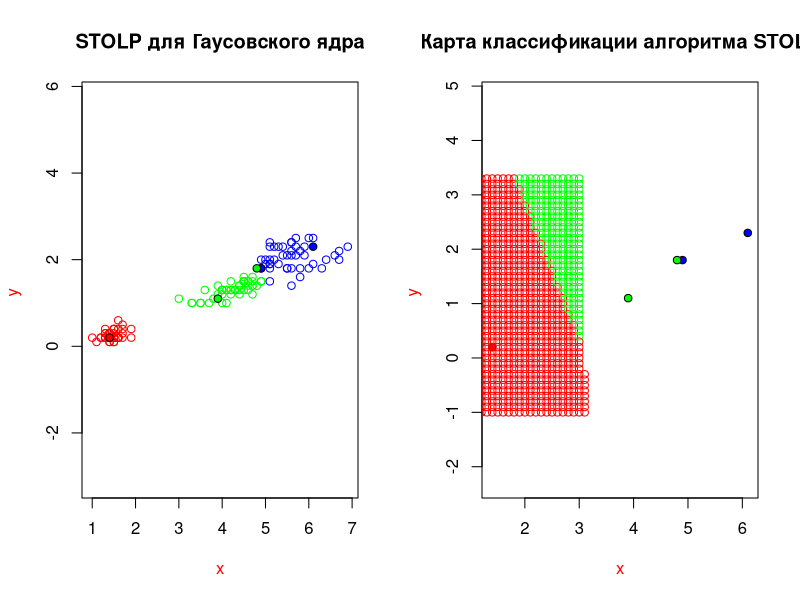

Here is the R script that generated this plot: (Note: a time limit stopped this script after it produced the figure.)
# your code goes here
euclideanDistance <- function(u, v)
{
	return (sqrt(sum((u - v)^2)))
}
gaus <- function(r){
	return (((2*pi)^(-1/2)) * exp(-1/2*r^2))
}

parzen <- function(xl,y,h,map)
{
	n <- dim(xl)[1]
	weights = rep(0,3)
	names(weights) = c("setosa", "versicolor", "virginica")
	for(i in 1:n)
	{
	    x <- xl[i,1:2]
	    class <- xl[i,3]
	    r <- euclideanDistance(x,y)/h
	    weights[class] <- gaus(r)+weights[class]
	}
	class <- names(which.max(weights))
	if(max(weights)==0){
    	if(map==TRUE)
    		return("silver") 
    	else
    		return(0)
	}
	else{
    	if(map==TRUE)
    		return(class) 
    	else
    		return(max(weights))
    
	}
}

margin <- function(xl,classes,z,class){

	class1 <- xl[which(classes==class), ]
	class2 <- xl[which(classes!=class), ]
	margin <- parzen(class1,z[1:2],1,FALSE) - parzen(class2,z[1:2],1,FALSE)
	
	return(margin)
  
}

stolp <- function(xl, classes,errors) {

	n <- length(classes)
	margins <- rep(0, n)
	for (i in 1:n){
		margins[i] <- margin(xl, classes, xl[i,], classes[i])
	}
	
	wrong <- which(margins < 0)
	pointsWE <- xl[-wrong,]
	classes <- classes[-wrong]
	n <- n - length(wrong)
	etalone <- data.frame()
	  
	for (class in unique(classes)) {
		print(class)
		ind <- which(class == classes )
	    margins <- sapply(ind, function(i) margin(pointsWE, classes, pointsWE[i,], class))
	    max_marg <- ind[which.max(margins)]
	    etalone <- rbind(etalone, pointsWE[max_marg,])
	    pointsWE <- pointsWE[-max_marg,]
	    classes <- classes[-max_marg]
	    n <- n-1
	}
	names(etalone) <- names(xl)
	while(n!=length(etalone)){
	    count <- 0
	    margins <- c()
	    index <- c()
	    for(i in 1:n)
	    {
	    	m <- margin(etalone, etalone[,3], pointsWE[i,], classes[i])
	    	if(m<=0){
	        	count <- count+1;
	        	margins <- c(margins, m)
	        	index <- c(index,i)
	    	}
	    }
	    print(count)
	    
	    if( count < errors )
	    {
	    	plot(pointsWE[,1:2],col = colors[classes], pch = 21, asp = 1,
	           main = "STOLP для Гаусовского ядра", ylab = "y ", xlab = "x", col.lab = "red")
	    	points(etalone[,1:2], bg = colors[etalone[,3]], pch = 21)
	    	print(etalone)
	    	plot(etalone[,1:2],bg = colors[etalone[,3]], pch = 21, asp = 1,
	           main = "Карта классификации алгоритма STOLP", ylab = "y ", xlab = "x", col.lab = "red")      
	    	for(i in seq(0, 7, 0.1)){
	    		for(j in seq(-1,3.3,0.1)){
	        		z <- c(i, j)
	        		class <- parzen(xl,z,1,TRUE)
	        		points(z[1], z[2], pch = 1,col=colors[class])
	    		}
	    	}

		    points(pointsWE[,1:2],col = colors[classes], bg = colors[classes], pch = 21)
	    
	    	break;
	    }
	 
	    min_marg <- index[which.min(margins)]
	    etalone <- rbind(etalone, pointsWE[min_marg,])
	    pointsWE <- pointsWE[-min_marg,]
	    classes <- classes[-min_marg]
	    n <- n - 1
	    
	    }
}

par(mfrow = c(1, 2))
colors <- c("setosa" = "red", "versicolor" = "green", "virginica" = "blue","grey"="grey")
xl <- iris[, 3:5] 
classes <- iris[, 5]
stolp(xl,classes,3)
